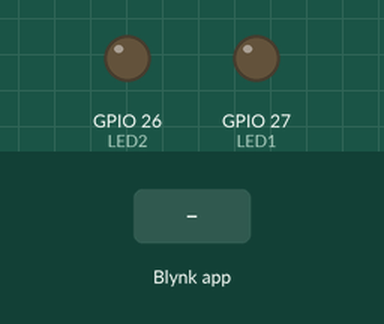
This sketch was run on a simulated ESP32. Parts: output pins drawn as LEDs (lit = HIGH). The inputs (shaded band) are chosen by the test bench. WiFi joins after 1.5 s; servers stay silent unless stated.

Above: at 3.0 s.
3.1 s: Blynk app writes 1 to V0
At 4.2 s:
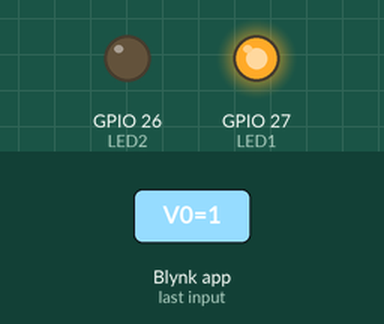
4.6 s: Blynk app writes 1 to V1
At 5.3 s:
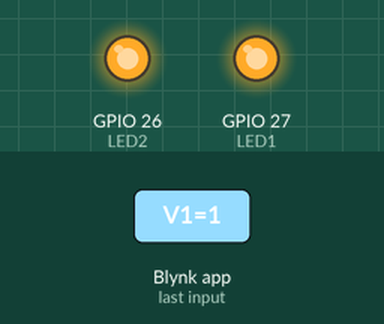
6.1 s: Blynk app writes 0 to V0
At 6.5 s:
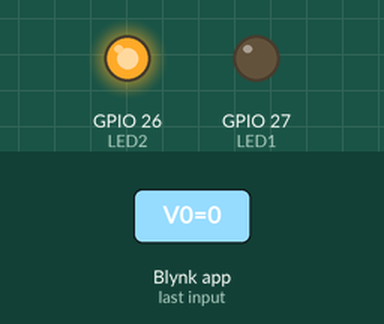
7.6 s: Blynk app writes 200 to V0
At 8.8 s:
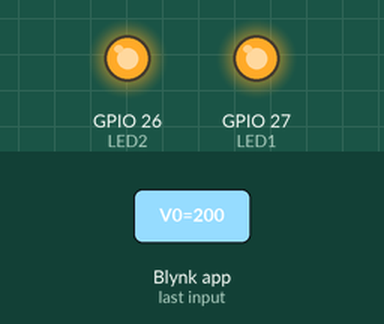
9.1 s: Blynk app writes 0 to V1
At 10.0 s:
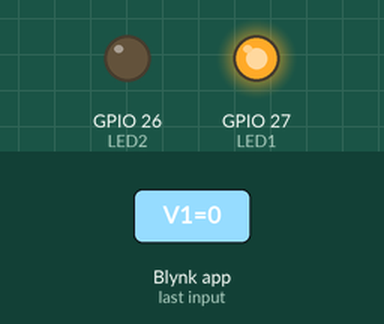
Timing chart, 0 to 11.6 s (numbered marks = the images above; inputs shaded):
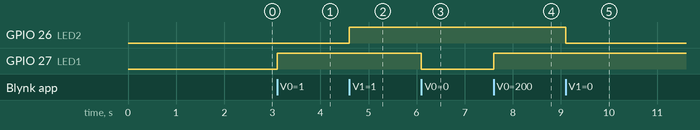

The sketch:

LED_Blynk_2.ino
```cpp
#define BLYNK_PRINT Serial
#define BLYNK_TEMPLATE_ID   "TMPL6aVFnqzua"
#define BLYNK_TEMPLATE_NAME "JUMAAT"
#define BLYNK_AUTH_TOKEN    "2v0jgOZt4mbrRNZp06grbdGzlXPiFlPE"
#include <WiFi.h>
#include <WiFiClient.h>
#include <BlynkSimpleEsp32.h>

char ssid[] = "Wokwi-GUEST";
char pass[] = "";

#define LED1  27
#define LED2  26

BLYNK_WRITE(V0)
{ int pb1 = param.asInt();
  digitalWrite(LED1,pb1);
}
BLYNK_WRITE(V1)
{ int pb2 = param.asInt();
  digitalWrite(LED2,pb2);
}

void setup()
{ pinMode(LED1,OUTPUT);
  pinMode(LED2,OUTPUT);
  Serial.begin(9600);
  Blynk.begin(BLYNK_AUTH_TOKEN, ssid, pass);
}

void loop()
{ Blynk.run();
}
```

Measured:
- after the input at 3.1 s, GPIO 27 (LED1): LOW → HIGH at once
- after the input at 4.6 s, GPIO 26 (LED2): LOW → HIGH at once
- after the input at 6.1 s, GPIO 27 (LED1): HIGH → LOW at once
- after the input at 7.6 s, GPIO 27 (LED1): LOW → HIGH at once
- after the input at 9.1 s, GPIO 26 (LED2): HIGH → LOW at once
